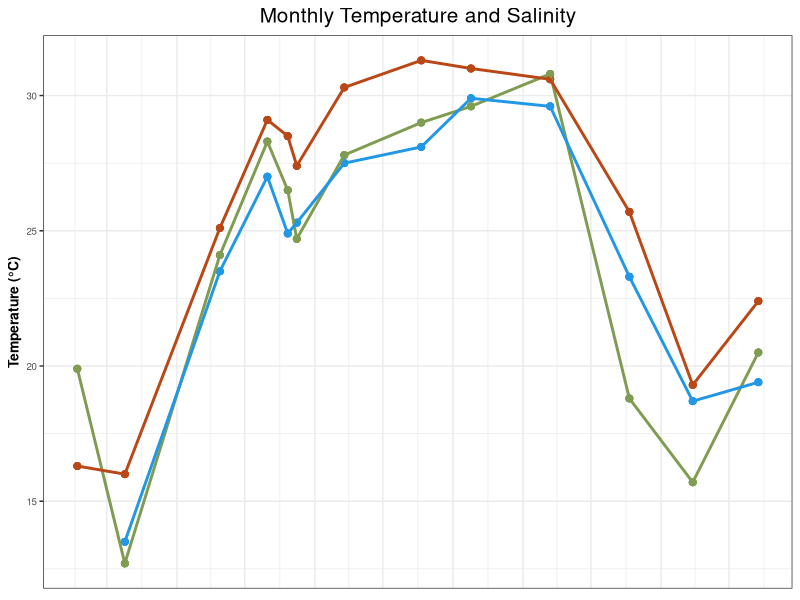
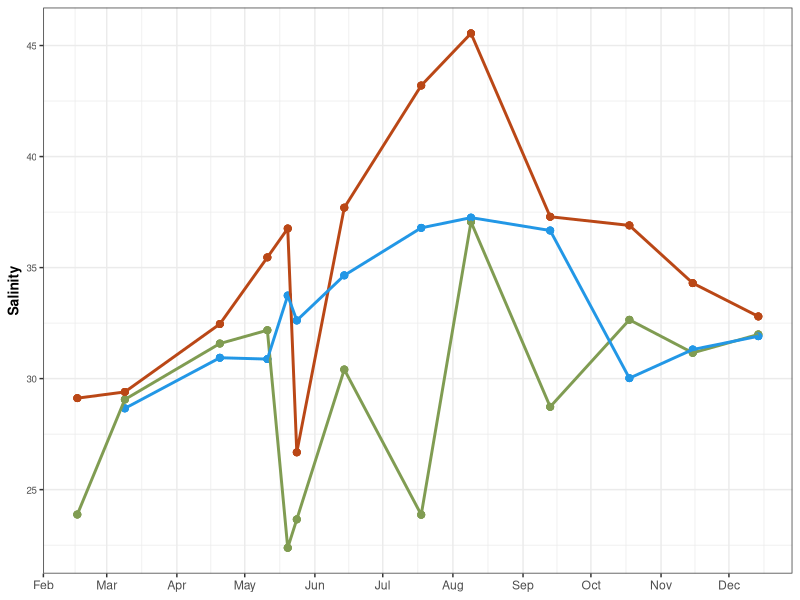
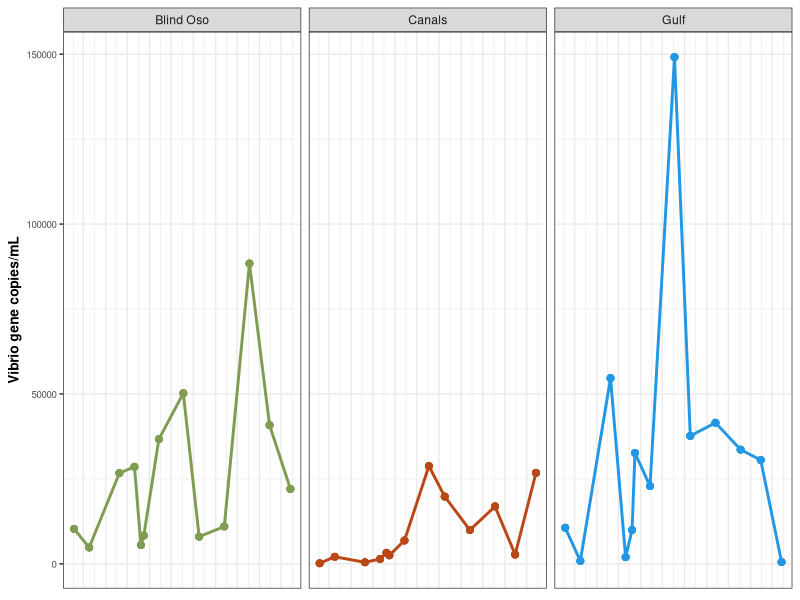
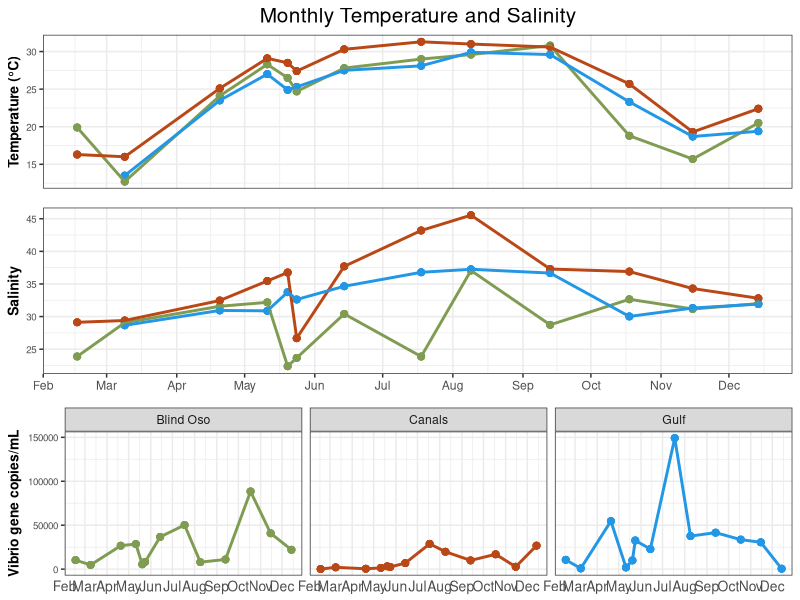
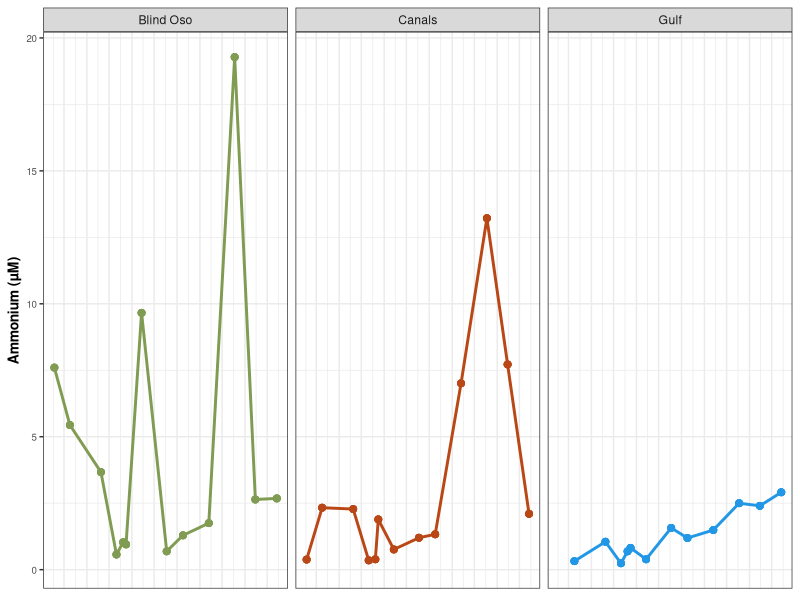
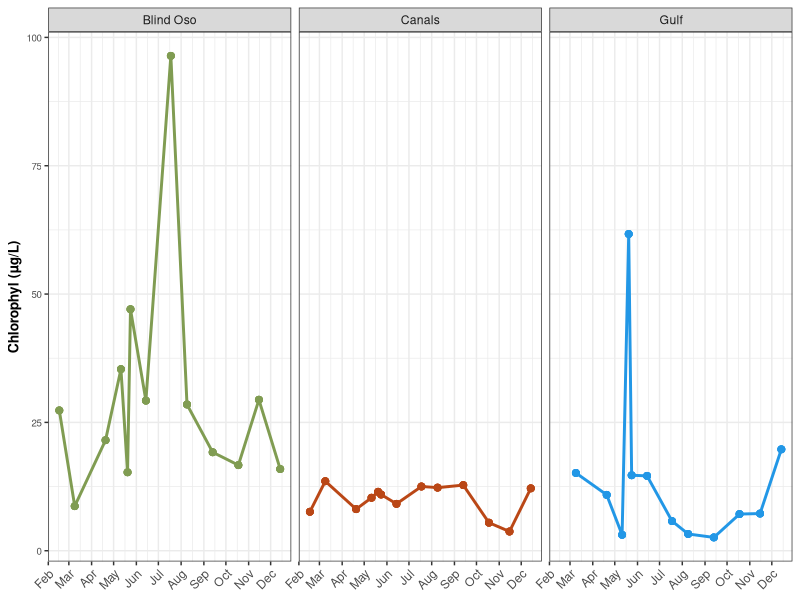
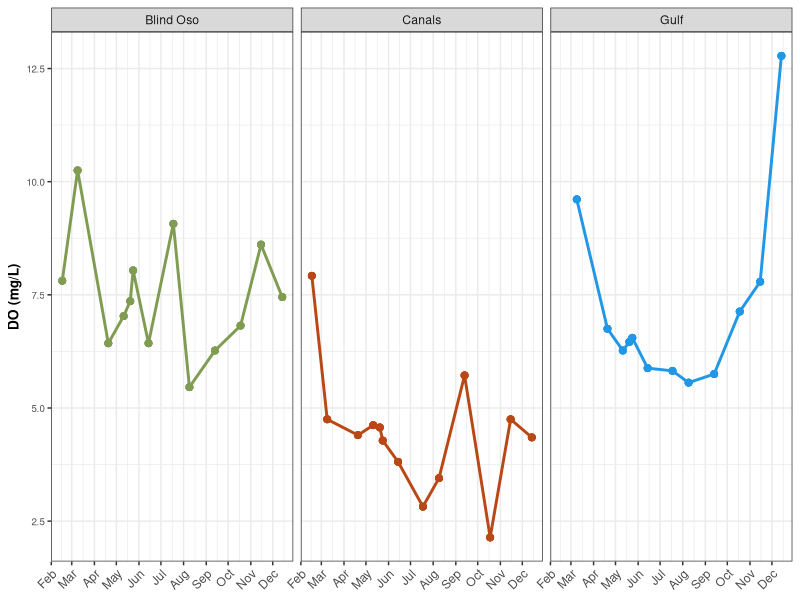
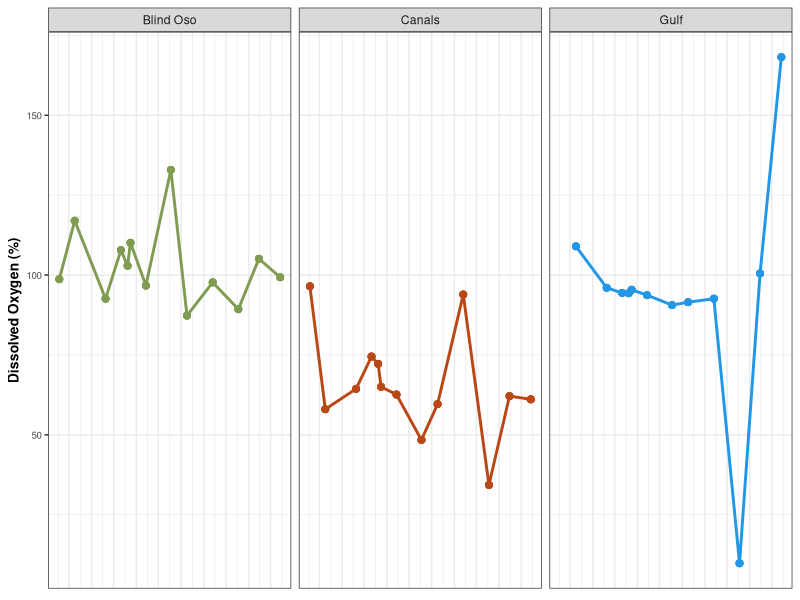

Reproduce these figures in R, in order.
## ---- chunk 1
library(tidyverse)
library(here)
library(ggpubr)
library(lubridate)
library(kableExtra) #Tables
## ---- chunk 2
here<- here::here
## ---- chunk 3
d1<- read_csv(here("data", "processed_data", "tx_master.csv"))
env<- read_csv(here("data", "processed_data", "env", "env_meta.csv"))
## ---- chunk 4
daily<- d1 %>%
  filter(Type %in% "Daily")

monthly<- d1 %>% 
  mutate(Type = case_when(d1$date == "2022-07-18"  ~ "Monthly", #This makes 7-18-22 a monthly value for July
                          d1$Type == "Monthly" ~ "Monthly")) %>%
  filter(Type %in% "Monthly") 
## ---- chunk 5
env<- 
  env %>%
  dplyr::select(Date, Site, Water_depth) %>%
  filter(!between(Date, as.Date('2022-07-07'), as.Date("2022-07-17")),
         !Date %in% as.Date('2022-07-19'),
         !grepl('-', Water_depth),
         !Date %in% (c(as.Date('2022-06-28'), as.Date('2022-05-20'), as.Date('2022-05-24'), as.Date('2022-07-05')))) %>%
  unique() %>%
  drop_na() %>%
  mutate(Water_depth = as.numeric(Water_depth))

## ---- chunk 6
temp<- monthly %>% ggplot() + 
  geom_point(
  aes(
    x = date,
    y = temp,
    color = site),
  size = 2)+
  geom_line(
  aes(
    x = date,
    y = temp,
    color = site),
  size = 1)+
  theme_bw()+
  #facet_wrap(~site)+
  labs(
    x = "Date",
    y = "Temperature (°C)",
    title = "Monthly Temperature and Salinity",
    color = "Site")+
  theme(
    plot.title= element_text(hjust = 0.5, size = 15),
    axis.title.x = element_blank(),
    axis.ticks.x = element_blank(),
    axis.text.x = element_blank(),
    axis.text.y = element_text(size = 7),
    axis.title.y = element_text(size = 10, face = "bold"),
    legend.position = "none",
    legend.background = element_rect(colour = 'black', fill = 'white', linetype='solid')) + #Moves legend onto plot 
    scale_color_manual(values = c("Blind Oso" = "#809C52",
                                "Canals" = "#ba4716",
                                "Gulf" = "4c848c"))+
   scale_x_date(date_breaks="1 month", date_labels="%b")


temp
  
## ---- chunk 7
sal<-  monthly %>% ggplot() + 
  geom_point(
  aes(
    x = date,
    y = sal,
    color = site),
  size = 2)+
  geom_line(
  aes(
    x = date,
    y = sal,
    color = site),
  size = 1)+
  theme_bw()+
  #facet_wrap(~site)+
  labs(
    x = "Date",
    y = "Salinity",
   # title = "Monthly Temperatures",
    color = "Site")+
  theme(
    plot.title= element_text(hjust = 0.5, size = 20),
    axis.title.x = element_blank(),
    #axis.ticks.x = element_blank(),
    #axis.text.x = element_blank(),
    axis.text.y = element_text(size = 7),
    axis.title.y = element_text(size = 10, face = "bold"),
    legend.position = "none",
    legend.background = element_rect(colour = 'black', fill = 'white', linetype='solid')) + #Moves legend onto plot 
    scale_color_manual(values = c("Blind Oso" = "#809C52",
                                "Canals" = "#ba4716",
                                "Gulf" = "4c848c"))+
   scale_x_date(date_breaks="1 month", date_labels="%b")


sal
## ---- chunk 8
fig3 <- monthly %>% ggplot() + 
  geom_point(
  aes(
    x = date,
    y = copies_mL,
    color = site),
  size = 2)+
  geom_line(
  aes(
    x = date,
    y = copies_mL,
    color = site),
  size = 1)+
  theme_bw()+
  facet_wrap(~site)+
  labs(
    x = "Date",
    y = "Vibrio gene copies/mL",
   # title = "Monthly Temperatures",
    color = "Site")+
  theme(
    plot.title= element_text(hjust = 0.5, size = 20),
    axis.title.x = element_blank(),
    axis.ticks.x = element_blank(),
    axis.text.x = element_blank(),
    axis.text.y = element_text(size = 7),
    axis.title.y = element_text(size = 10, face = "bold"),
    legend.position = "none",
    legend.background = element_rect(colour = 'black', fill = 'white', linetype='solid')) + #Moves legend onto plot 
    scale_color_manual(values = c("Blind Oso" = "#809C52",
                                "Canals" = "#ba4716",
                                "Gulf" = "4c848c"))+
   scale_x_date(date_breaks="1 month", date_labels="%b")

fig3
## ---- chunk 9
figp<- ggarrange(temp,sal, fig3 + font("x.text", size = 10), ncol = 1, nrow = 3,align = "v")

figp
## ---- chunk 10
amm<- monthly %>% ggplot() + 
  geom_point(
  aes(
    x = date,
    y = amm,
    color = site),
  size = 2)+
  geom_line(
  aes(
    x = date,
    y = amm,
    color = site),
  size = 1)+
  theme_bw()+
  facet_wrap(~site)+
  labs(
    x = "Date",
    y = "Ammonium (µM)",
   # title = "Monthly Temperatures",
    color = "Site")+
  theme(
    plot.title= element_text(hjust = 0.5, size = 20),
    axis.title.x = element_blank(),
    axis.ticks.x = element_blank(),
    axis.text.x = element_blank(),
    axis.text.y = element_text(size = 7),
    axis.title.y = element_text(size = 10, face = "bold"),
    legend.position = "none",
    legend.background = element_rect(colour = 'black', fill = 'white', linetype='solid')) + #Moves legend onto plot 
    scale_color_manual(values = c("Blind Oso" = "#809C52",
                                "Canals" = "#ba4716",
                                "Gulf" = "4c848c"))+
   scale_x_date(date_breaks="1 month", date_labels="%b")
amm
## ---- chunk 11
chl<- monthly %>% ggplot() + 
  geom_point(
  aes(
    x = date,
    y = chl,
    color = site),
  size = 2)+
  geom_line(
  aes(
    x = date,
    y = chl,
    color = site),
  size = 1)+
  theme_bw()+
  facet_wrap(~site)+
  labs(
    x = "Date",
    y = "Chlorophyl (µg/L)",
   # title = "Monthly Temperatures",
    color = "Site")+
  theme(
    plot.title= element_text(hjust = 0.5, size = 20),
    axis.title.x = element_blank(),
   # axis.ticks.x = element_blank(),
    axis.text.x = element_text(hjust = 1, angle = 45),
    axis.text.y = element_text(size = 7),
    axis.title.y = element_text(size = 10, face = "bold"),
    legend.position = "none",
    legend.background = element_rect(colour = 'black', fill = 'white', linetype='solid')) + #Moves legend onto plot 
    scale_color_manual(values = c("Blind Oso" = "#809C52",
                                "Canals" = "#ba4716",
                                "Gulf" = "4c848c"))+
   scale_x_date(date_breaks="1 month", date_labels="%b")
chl
## ---- chunk 12
do_mgl<-monthly %>% ggplot() + 
  geom_point(
  aes(
    x = date,
    y = do_mgl,
    color = site),
  size = 2)+
  geom_line(
  aes(
    x = date,
    y = do_mgl,
    color = site),
  size = 1)+
  theme_bw()+
  facet_wrap(~site)+
  labs(
    x = "Date",
    y = "DO (mg/L)",
   # title = "Monthly Temperatures",
    color = "Site")+
  theme(
    plot.title= element_text(hjust = 0.5, size = 20),
    axis.title.x = element_blank(),
   # axis.ticks.x = element_blank(),
    axis.text.x = element_text(hjust = 1, angle = 45),
    axis.text.y = element_text(size = 7),
    axis.title.y = element_text(size = 10, face = "bold"),
    legend.position = "none",
    legend.background = element_rect(colour = 'black', fill = 'white', linetype='solid')) + #Moves legend onto plot 
    scale_color_manual(values = c("Blind Oso" = "#809C52",
                                "Canals" = "#ba4716",
                                "Gulf" = "4c848c"))+
   scale_x_date(date_breaks="1 month", date_labels="%b")
do_mgl
## ---- chunk 13
do_per<- monthly %>% ggplot() + 
  geom_point(
  aes(
    x = date,
    y = do_per,
    color = site),
  size = 2)+
  geom_line(
  aes(
    x = date,
    y = do_per,
    color = site),
  size = 1)+
  theme_bw()+
  facet_wrap(~site)+
  labs(
    x = "Date",
    y = "Dissolved Oxygen (%)",
   # title = "Monthly Temperatures",
    color = "Site")+
  theme(
    plot.title= element_text(hjust = 0.5, size = 20),
    axis.title.x = element_blank(),
    axis.ticks.x = element_blank(),
    axis.text.x = element_blank(),
    axis.text.y = element_text(size = 7),
    axis.title.y = element_text(size = 10, face = "bold"),
    legend.position = "none",
    legend.background = element_rect(colour = 'black', fill = 'white', linetype='solid')) + #Moves legend onto plot 
    scale_color_manual(values = c("Blind Oso" = "#809C52",
                                "Canals" = "#ba4716",
                                "Gulf" = "4c848c"))+
   scale_x_date(date_breaks="1 month", date_labels="%b")
do_per
## ---- chunk 14
ph<- monthly %>% ggplot() + 
  geom_point(
  aes(
    x = date,
    y = pH,
    color = site),
  size = 2)+
  geom_line(
  aes(
    x = date,
    y = pH,
    color = site),
  size = 1)+
  theme_bw()+
  facet_wrap(~site)+
  labs(
    x = "Date",
    y = "pH",
   # title = "Monthly Temperatures",
    color = "Site")+
  theme(
    plot.title= element_text(hjust = 0.5, size = 20),
    axis.title.x = element_blank(),
    axis.ticks.x = element_blank(),
    axis.text.x = element_blank(),
    axis.text.y = element_text(size = 7),
    axis.title.y = element_text(size = 10, face = "bold"),
    legend.position = "none",
    legend.background = element_rect(colour = 'black', fill = 'white', linetype='solid')) + #Moves legend onto plot 
    scale_color_manual(values = c("Blind Oso" = "#809C52",
                                "Canals" = "#ba4716",
                                "Gulf" = "4c848c"))+
   scale_x_date(date_breaks="1 month", date_labels="%b")
ph
## ---- chunk 15
secchi<- monthly %>% ggplot() + 
  geom_point(
  aes(
    x = date,
    y = secchi,
    color = site),
  size = 2)+
  geom_line(
  aes(
    x = date,
    y = secchi,
    color = site),
  size = 1)+
  theme_bw()+
  facet_wrap(~site)+
  labs(
    x = "Date",
    y = "Secchi Depth (m)",
   # title = "Monthly Temperatures",
    color = "Site")+
  theme(
    plot.title= element_text(hjust = 0.5, size = 20),
    axis.title.x = element_blank(),
    axis.ticks.x = element_blank(),
    axis.text.x = element_blank(),
    axis.text.y = element_text(size = 7),
    axis.title.y = element_text(size = 10, face = "bold"),
    legend.position = "none",
    legend.background = element_rect(colour = 'black', fill = 'white', linetype='solid')) + #Moves legend onto plot 
    scale_color_manual(values = c("Blind Oso" = "#809C52",
                                "Canals" = "#ba4716",
                                "Gulf" = "4c848c"))+
   scale_x_date(date_breaks="1 month", date_labels="%b")

secchi
## ---- chunk 16
nn<- monthly %>% ggplot() + 
  geom_point(
  aes(
    x = date,
    y = nn,
    color = site),
  size = 2)+
  geom_line(
  aes(
    x = date,
    y = nn,
    color = site),
  size = 1)+
  theme_bw()+
  facet_wrap(~site)+
  labs(
    x = "Date",
    y = "Nitrate+Nitrite (µM)",
   # title = "Monthly Temperatures",
    color = "Site")+
  theme(
    plot.title= element_text(hjust = 0.5, size = 20),
    axis.title.x = element_blank(),
    axis.ticks.x = element_blank(),
    axis.text.x = element_blank(),
    axis.text.y = element_text(size = 7),
    axis.title.y = element_text(size = 10, face = "bold"),
    legend.position = "none",
    legend.background = element_rect(colour = 'black', fill = 'white', linetype='solid')) + #Moves legend onto plot 
    scale_color_manual(values = c("Blind Oso" = "#809C52",
                                "Canals" = "#ba4716",
                                "Gulf" = "4c848c"))+
   scale_x_date(date_breaks="1 month", date_labels="%b")

nn
## ---- chunk 17
orthop<- monthly %>% ggplot() + 
  geom_point(
  aes(
    x = date,
    y = orthop,
    color = site),
  size = 2)+
  geom_line(
  aes(
    x = date,
    y = orthop,
    color = site),
  size = 1)+
  theme_bw()+
  facet_wrap(~site)+
  labs(
    x = "Date",
    y = "Orthophosphate (µM)",
   # title = "Monthly Temperatures",
    color = "Site")+
  theme(
    plot.title= element_text(hjust = 0.5, size = 20),
    axis.title.x = element_blank(),
    axis.ticks.x = element_blank(),
    axis.text.x = element_blank(),
    axis.text.y = element_text(size = 7),
    axis.title.y = element_text(size = 10, face = "bold"),
    legend.position = "none",
    legend.background = element_rect(colour = 'black', fill = 'white', linetype='solid')) + #Moves legend onto plot 
    scale_color_manual(values = c("Blind Oso" = "#809C52",
                                "Canals" = "#ba4716",
                                "Gulf" = "4c848c"))+
   scale_x_date(date_breaks="1 month", date_labels="%b")
orthop
## ---- chunk 18
sil<-monthly %>% 
  filter(site %in% "Canals") %>%
  ggplot() + 
  geom_point(
  aes(
    x = date,
    y = sil,
    color = site),
  size = 2)+
  geom_line(
  aes(
    x = date,
    y = sil,
    color = site))+
  theme_bw()+
  #facet_wrap(~site)+
  labs(
    x = "Date",
    y = "Silicate (µM)",
    title = "Canals: Silicate",
    color = "Site")+
  theme(
    plot.title= element_text(hjust = 0.5, size = 20),
   # axis.title.x = element_blank(),
    #axis.ticks.x = element_blank(),
    #axis.text.x = element_blank(),
    axis.text.y = element_text(size = 7),
    axis.title.y = element_text(size = 10, face = "bold"),
    legend.position = "none",
    legend.background = element_rect(colour = 'black', fill = 'white', linetype='solid')) + #Moves legend onto plot 
    scale_color_manual(values = c("Blind Oso" = "#809C52",
                                "Canals" = "#ba4716",
                                "Gulf" = "4c848c"))+
   scale_x_date(date_breaks="1 month", date_labels="%b")

sil
## ---- chunk 19
din<- monthly %>% ggplot() + 
  geom_point(
  aes(
    x = date,
    y = din,
    color = site),
  size = 2)+
  geom_line(
  aes(
    x = date,
    y = din,
    color = site),
  size = 1)+
  theme_bw()+
  facet_wrap(~site)+
  labs(
    x = "Date",
    y = "DIN (µM)",
   # title = "Monthly Temperatures",
    color = "Site")+
  theme(
    plot.title= element_text(hjust = 0.5, size = 20),
    axis.title.x = element_blank(),
    axis.ticks.x = element_blank(),
    axis.text.x = element_blank(),
    axis.text.y = element_text(size = 7),
    axis.title.y = element_text(size = 10, face = "bold"),
    legend.position = "none",
    legend.background = element_rect(colour = 'black', fill = 'white', linetype='solid')) + #Moves legend onto plot 
    scale_color_manual(values = c("Blind Oso" = "#809C52",
                                "Canals" = "#ba4716",
                                "Gulf" = "4c848c"))+
   scale_x_date(date_breaks="1 month", date_labels="%b")
din
## ---- chunk 20
din_dip<- monthly %>% ggplot() + 
  geom_point(
  aes(
    x = date,
    y = din_dip,
    color = site),
  size = 2)+
  geom_line(
  aes(
    x = date,
    y = din_dip,
    color = site),
  size = 1)+
  theme_bw()+
  facet_wrap(~site)+
  labs(
    x = "Date",
    y = "DIN:DIP (µM)",
   # title = "Monthly Temperatures",
    color = "Site")+
  theme(
    plot.title= element_text(hjust = 0.5, size = 20),
    axis.title.x = element_blank(),
    axis.ticks.x = element_blank(),
    axis.text.x = element_blank(),
    axis.text.y = element_text(size = 7),
    axis.title.y = element_text(size = 10, face = "bold"),
    legend.position = "none",
    legend.background = element_rect(colour = 'black', fill = 'white', linetype='solid')) + #Moves legend onto plot 
    scale_color_manual(values = c("Blind Oso" = "#809C52",
                                "Canals" = "#ba4716",
                                "Gulf" = "4c848c"))+
   scale_x_date(date_breaks="1 month", date_labels="%b")

din_dip
## ---- chunk 21
tdn<- monthly %>% ggplot() + 
  geom_point(
  aes(
    x = date,
    y = tdn,
    color = site),
  size = 2)+
  geom_line(
  aes(
    x = date,
    y = tdn,
    color = site),
  size = 1)+
  theme_bw()+
  facet_wrap(~site)+
  labs(
    x = "Date",
    y = "TDN (µM)",
   # title = "Monthly Temperatures",
    color = "Site")+
  theme(
    plot.title= element_text(hjust = 0.5, size = 20),
    axis.title.x = element_blank(),
    axis.ticks.x = element_blank(),
    axis.text.x = element_blank(),
    axis.text.y = element_text(size = 7),
    axis.title.y = element_text(size = 10, face = "bold"),
    legend.position = "none",
    legend.background = element_rect(colour = 'black', fill = 'white', linetype='solid')) + #Moves legend onto plot 
    scale_color_manual(values = c("Blind Oso" = "#809C52",
                                "Canals" = "#ba4716",
                                "Gulf" = "4c848c"))+
   scale_x_date(date_breaks="1 month", date_labels="%b")

tdn
## ---- chunk 22
don<- monthly %>% ggplot() + 
  geom_point(
  aes(
    x = date,
    y = don,
    color = site),
  size = 2)+
  geom_line(
  aes(
    x = date,
    y = don,
    color = site),
  size = 1)+
  theme_bw()+
  facet_wrap(~site)+
  labs(
    x = "Date",
    y = "DON (µM)",
   # title = "Monthly Temperatures",
    color = "Site")+
  theme(
    plot.title= element_text(hjust = 0.5, size = 20),
    axis.title.x = element_blank(),
    axis.ticks.x = element_blank(),
    axis.text.x = element_blank(),
    axis.text.y = element_text(size = 7),
    axis.title.y = element_text(size = 10, face = "bold"),
    legend.position = "none",
    legend.background = element_rect(colour = 'black', fill = 'white', linetype='solid')) + #Moves legend onto plot 
    scale_color_manual(values = c("Blind Oso" = "#809C52",
                                "Canals" = "#ba4716",
                                "Gulf" = "4c848c"))+
   scale_x_date(date_breaks="1 month", date_labels="%b")
don
## ---- chunk 23
doc<- monthly %>% ggplot() + 
  geom_point(
  aes(
    x = date,
    y = doc,
    color = site),
  size = 2)+
  geom_line(
  aes(
    x = date,
    y = doc,
    color = site),
  size = 1)+
  theme_bw()+
  facet_wrap(~site)+
  labs(
    x = "Date",
    y = "DOC (µM)",
   # title = "Monthly Temperatures",
    color = "Site")+
  theme(
    plot.title= element_text(hjust = 0.5, size = 20),
    axis.title.x = element_blank(),
    axis.ticks.x = element_blank(),
    axis.text.x = element_blank(),
    axis.text.y = element_text(size = 7),
    axis.title.y = element_text(size = 10, face = "bold"),
    legend.position = "none",
    legend.background = element_rect(colour = 'black', fill = 'white', linetype='solid')) + #Moves legend onto plot 
    scale_color_manual(values = c("Blind Oso" = "#809C52",
                                "Canals" = "#ba4716",
                                "Gulf" = "4c848c"))+
   scale_x_date(date_breaks="1 month", date_labels="%b")
doc
## ---- chunk 24
toc<- monthly %>% ggplot() + 
  geom_point(
  aes(
    x = date,
    y = toc,
    color = site),
  size = 2)+
  geom_line(
  aes(
    x = date,
    y = toc,
    color = site),
  size = 1)+
  theme_bw()+
  facet_wrap(~site)+
  labs(
    x = "Date",
    y = "TOC (µM)",
   # title = "Monthly Temperatures",
    color = "Site")+
  theme(
    plot.title= element_text(hjust = 0.5, size = 20),
    axis.title.x = element_blank(),
    axis.ticks.x = element_blank(),
    axis.text.x = element_blank(),
    axis.text.y = element_text(size = 7),
    axis.title.y = element_text(size = 10, face = "bold"),
    legend.position = "none",
    legend.background = element_rect(colour = 'black', fill = 'white', linetype='solid')) + #Moves legend onto plot 
    scale_color_manual(values = c("Blind Oso" = "#809C52",
                                "Canals" = "#ba4716",
                                "Gulf" = "4c848c"))+
   scale_x_date(date_breaks="1 month", date_labels="%b")
toc
## ---- chunk 25
tn<- monthly %>% ggplot() + 
  geom_point(
  aes(
    x = date,
    y = tn,
    color = site),
  size = 2)+
  geom_line(
  aes(
    x = date,
    y = tn,
    color = site),
  size = 1)+
  theme_bw()+
  facet_wrap(~site)+
  labs(
    x = "Date",
    y = "TN (µM)",
   # title = "Monthly Temperatures",
    color = "Site")+
  theme(
    plot.title= element_text(hjust = 0.5, size = 20),
    axis.title.x = element_blank(),
    axis.ticks.x = element_blank(),
    axis.text.x = element_blank(),
    axis.text.y = element_text(size = 7),
    axis.title.y = element_text(size = 10, face = "bold"),
    legend.position = "none",
    legend.background = element_rect(colour = 'black', fill = 'white', linetype='solid')) + #Moves legend onto plot 
    scale_color_manual(values = c("Blind Oso" = "#809C52",
                                "Canals" = "#ba4716",
                                "Gulf" = "4c848c"))+
   scale_x_date(date_breaks="1 month", date_labels="%b")
tn
## ---- chunk 26
final<- ggarrange(
                temp,
                sal,
                #nn,
                #orthop,
                #amm,
                #din,
                #don,
                #doc,
               # toc,
                #pH,
               # tn,
                #sil,
               # cop,
                #tdn,
                #do_mgl,
                #secchi,
                #din_dip,
                #chl,
                #font("x.text", size = 8.5),
                ncol = 1, 
                nrow = 2,
                align = "v")

final

ggsave(here("results", "plots", "env_monthly.png"))
## ---- chunk 27
yeet<-
  monthly %>%
  dplyr::select(date, site, hr_cst,
        sal, temp, orthop, nn, amm ) %>%
  filter(#site %in% "Gulf",
         !date == as.Date('2022-05-24') & !date == as.Date('2022-05-20'),
         hr_cst %in% "01" | hr_cst %in% "00")
## ---- chunk 28
bo<-
  yeet %>%
  filter(site %in% "Blind Oso")

c2<-
  yeet %>%
  filter(site %in% "Canals")

rd<-
  yeet %>%
  filter(site %in% "Gulf")
## ---- chunk 29
write_csv(bo, here('data', 'processed_data', 'env', 'bo_thesis.csv'))
write_csv(c2, here('data', 'processed_data', 'env', 'c2_thesis.csv'))
write_csv(rd, here('data', 'processed_data', 'env', 'rd_thesis.csv'))
## ---- chunk 30
avg<- 
  monthly %>%
  filter(!date == as.Date('2022-05-24') & !date == as.Date('2022-05-20'),#Gets ride of extra dates in May
         hr_cst %in% "01" 
         | hr_cst %in% "00") 

b_avg<-
  avg %>%
  filter(site %in% "Blind Oso") %>%
  dplyr::select(!c(site, date, Type, hr_cst)) 
b_avg<-
  rbind(b_avg, sapply(b_avg, function(x) if(is.numeric(x)) mean(x, na.rm = TRUE) else ""))



c_avg<-
  avg %>%
  filter(site %in% "Canals")%>%
  dplyr::select(!c(site, date, Type, hr_cst))
c_avg<-
  rbind(c_avg, sapply(c_avg, function(x) if(is.numeric(x)) mean(x, na.rm = TRUE) else "")) 

r_avg<-
  avg %>%
  filter(site %in% "Gulf")%>%
  dplyr::select(!c(site, date, Type, hr_cst))
r_avg<-
  rbind(r_avg, sapply(r_avg, function(x) if(is.numeric(x)) mean(x, na.rm = TRUE) else ""))

## ---- chunk 31
b_nn<- b_avg$nn[12] 
b_orthop<- b_avg$orthop[12]
b_amm<- b_avg$amm[12]

c_nn<- c_avg$nn[12]
c_orthop<- c_avg$orthop[12]
c_amm<- c_avg$amm[12]

r_nn<- r_avg$nn[12]
r_orthop<- r_avg$orthop[12]
r_amm<- r_avg$amm[12]

#DF
average_df<- 
  tibble(Site  = c("Blind Oso", "Canals", "Gulf"),
             NN = c(b_nn, c_nn, r_nn),
             OrthoP = c(b_orthop, c_orthop, r_orthop),
             Amm = c(b_amm, c_amm, r_amm))
kable(average_df)
## ---- chunk 32
b_env<-
  env %>%
  filter(Site %in% "BO")

c_env<-
  env %>%
  filter(Site %in% "C2")

r_env<-
  env %>%
  filter(Site %in% c("RD6", "PCS"))

mean(b_env$Water_depth)
mean(c_env$Water_depth)
mean(r_env$Water_depth)
## ---- chunk 33
nn_comp <- list( c("Blind Oso", "Canals"), c("Blind Oso", "Gulf"), c("Canals", "Gulf") )

site_nn<-
ggboxplot(avg, x = "site", y = "nn",
          color = "site")+
    scale_color_manual(values = c("Blind Oso" = "#809C52",
                                "Canals" = "#ba4716",
                                "Gulf" = "#4c848c"))+
  labs(y = "Nitrate+Nitrite (µM)")+ 
    theme(legend.position = "none")+
 stat_compare_means(comparisons = nn_comp)

site_nn

## ---- chunk 34
orthop_comp <- list( c("Blind Oso", "Canals"), c("Blind Oso", "Gulf"), c("Canals", "Gulf") )

site_orthop<-
ggboxplot(avg, x = "site", y = "orthop",
          color = "site")+
    scale_color_manual(values = c("Blind Oso" = "#809C52",
                                "Canals" = "#ba4716",
                                "Gulf" = "#4c848c"))+
  labs(y = "Orthophosphate (µM)",
       color = "Site")+ 
 stat_compare_means(comparisons = orthop_comp)
site_orthop

## ---- chunk 35
am_comp <- list( c("Blind Oso", "Canals"), c("Blind Oso", "Gulf"), c("Canals", "Gulf") )

site_amm<-
ggboxplot(avg, x = "site", y = "amm",
          color = "site")+
    scale_color_manual(values = c("Blind Oso" = "#809C52",
                                "Canals" = "#ba4716",
                                "Gulf" = "#4c848c"))+
  labs(y = "Ammonium (µM)")+ 
  theme(legend.position = "none")+
 stat_compare_means(comparisons = am_comp)
site_amm
## ---- chunk 36
am_comp <- list( c("Blind Oso", "Canals"), c("Blind Oso", "Gulf"), c("Canals", "Gulf") )

site_sal<-
ggboxplot(avg, x = "site", y = "sal",
          color = "site")+
    scale_color_manual(values = c("Blind Oso" = "#809C52",
                                "Canals" = "#ba4716",
                                "Gulf" = "#4c848c"))+
  labs(y = "Salinity")+ 
  theme(legend.position = "none")+
 stat_compare_means(comparisons = am_comp)
site_sal
## ---- chunk 37
ggarrange(site_nn, site_orthop, site_amm,
          ncol = 3, 
          nrow = 1,
          align = "h",
          common.legend = TRUE)+
  labs(legend = "Site")

ggsave(here('results', 'plots', 'env', 'monthly_nutrients_averages.png'))
